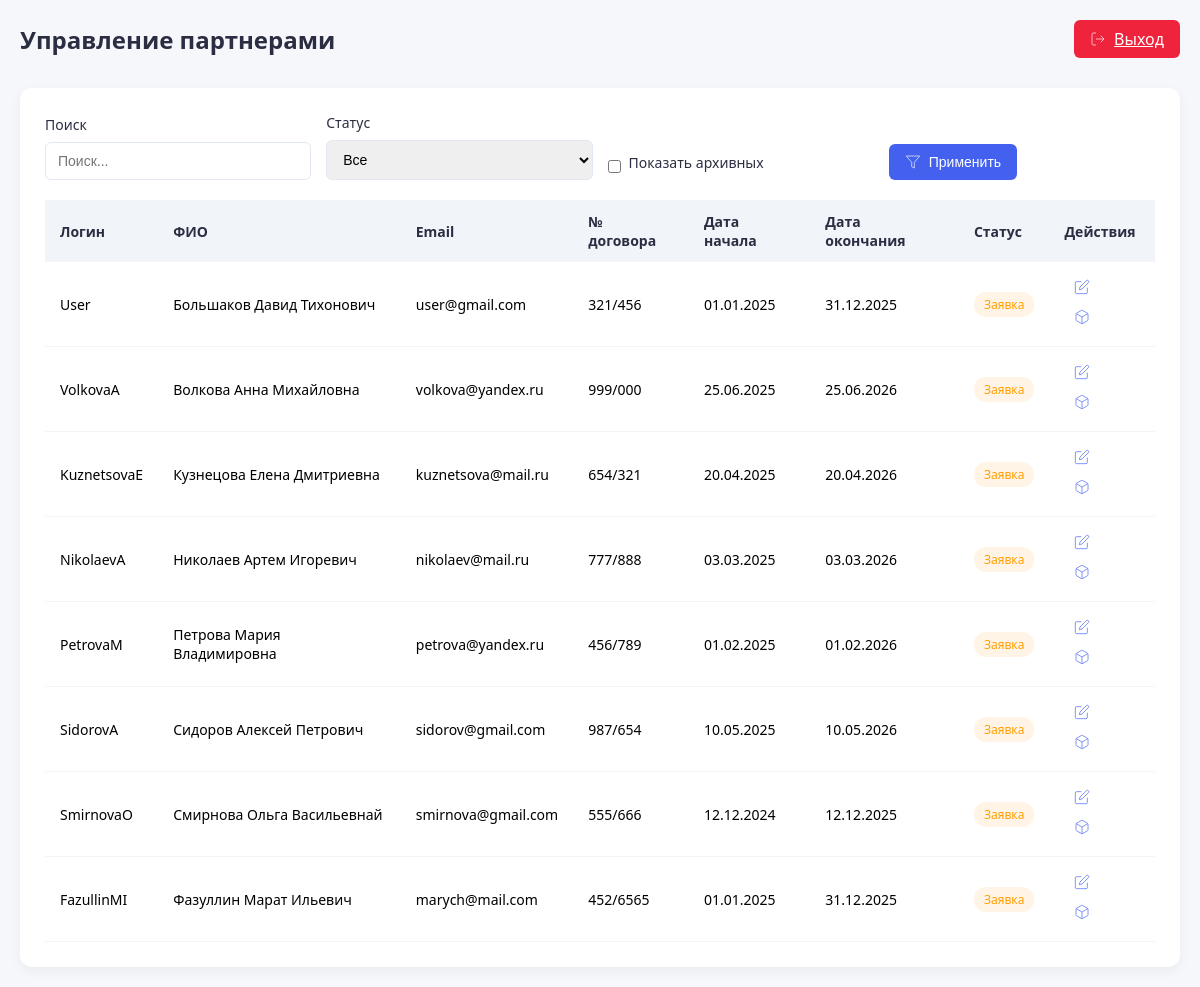
Page /admin/partners.php (signed in) on the committed database.
### tables this page shows
CREATE TABLE `users` (
  `id` bigint UNSIGNED NOT NULL,
  `is_admin` tinyint(1) NOT NULL COMMENT 'яваляется ли администратором',
  `login` varchar(50) NOT NULL,
  `email` varchar(50) NOT NULL,
  `pass` varchar(255) NOT NULL,
  `is_hashed` tinyint(1) NOT NULL COMMENT 'Зашифрован ли пароль',
  `name` varchar(100) NOT NULL COMMENT 'ФИО пользователя',
  `dog_num` varchar(20) NOT NULL COMMENT 'Номер договора',
  `dog_beg_date` date NOT NULL COMMENT 'Дата договора начало',
  `dog_end_date` date NOT NULL COMMENT 'Дата договора конец',
  `phone` varchar(20) NOT NULL,
  `bank_name` varchar(200) NOT NULL COMMENT 'Имя банка',
  `bank_bik` varchar(9) NOT NULL COMMENT 'БИК',
  `bank_ks` varchar(20) NOT NULL COMMENT 'к/с',
  `bank_rs` varchar(20) NOT NULL COMMENT 'р/с',
  `bank_verified` tinyint(1) NOT NULL COMMENT 'Банк есть в списках',
  `status` int NOT NULL COMMENT '0-подана заявка, 1-разрешенние админом, 2- заблокирован админом.',
  `is_archived` tinyint(1) NOT NULL COMMENT 'в архиве',
  `archived_date` date DEFAULT NULL
);

### admin/partners.php (the view, shortened to what this page needs)
<?php
require_once __DIR__ . '/../includes/db_connect.php';
$showArchived = isset($_GET['archived']) && $_GET['archived'] == '1';
$search = $_GET['search'] ?? '';
$statusFilter = $_GET['status'] ?? 'all';
$sort = $_GET['sort'] ?? 'name';
$order = $_GET['order'] ?? 'asc';
$query = "SELECT id, login, name, email, dog_num, dog_beg_date, dog_end_date, status, is_archived
          FROM users
          WHERE is_admin = 0";
if (!$showArchived) $query .= " AND is_archived = 0";
$query .= " ORDER BY $sort $order";
$stmt = $pdo->prepare($query);
$params = [];
$stmt->execute($params);
$partners = $stmt->fetchAll(PDO::FETCH_ASSOC);
?>
<!DOCTYPE html>
<html lang="ru">
<head>
</head>
<body>
    <header class="header">
        <h1>Управление партнерами</h1>
        <a href="?logout=1" class="logout-btn">
            <svg width="16" height="16" viewBox="0 0 24 24" fill="none" stroke="currentColor" style="margin-right: 8px;">
                <path d="M9 21H5a2 2 0 0 1-2-2V5a2 2 0 0 1 2-2h4"></path>
                <polyline points="16 17 21 12 16 7"></polyline>
                <line x1="21" y1="12" x2="9" y2="12"></line>
            </svg>
            Выход
        </a>
    </header>
    <div class="container">
        <div class="filters">
            <div class="filter-group">
                <label for="search">Поиск</label>
                <input type="text" id="search" placeholder="Поиск..." value="<?= htmlspecialchars($search) ?>">
            </div>
            <div class="filter-group">
                <label for="status">Статус</label>
                <select id="status">
                    <option value="all" <?= $statusFilter === 'all' ? 'selected' : '' ?>>Все</option>
                </select>
            </div>
            <div class="filter-group checkbox-group">
                <input type="checkbox" id="showArchived" <?= $showArchived ? 'checked' : '' ?>>
                <label for="showArchived">Показать архивных</label>
            </div>
            <div class="filter-group">
                <button id="applyFilters" class="btn">
                    <svg width="16" height="16" viewBox="0 0 24 24" fill="none" stroke="currentColor" style="margin-right: 8px;">
                        <polygon points="22 3 2 3 10 12.46 10 19 14 21 14 12.46 22 3"></polygon>
                    </svg>
                    Применить
                </button>
            </div>
        </div>
        <table>
            <thead>
                <tr>
                    <th>Логин</th>
                    <th>ФИО</th>
                    <th>Email</th>
                    <th>№ договора</th>
                    <th>Дата начала</th>
                    <th>Дата окончания</th>
                    <th>Статус</th>
                    <th>Действия</th>
                </tr>
            </thead>
            <tbody>
                <?php foreach ($partners as $partner): ?>
                <tr>
                    <td><?= htmlspecialchars($partner['login']) ?></td>
                    <td><?= htmlspecialchars($partner['name']) ?></td>
                    <td><?= htmlspecialchars($partner['email']) ?></td>
                    <td><?= htmlspecialchars($partner['dog_num']) ?></td>
                    <td><?= date('d.m.Y', strtotime($partner['dog_beg_date'])) ?></td>
                    <td><?= date('d.m.Y', strtotime($partner['dog_end_date'])) ?></td>
                    <td><span class="status status-<?= $partner['status'] ?>">
                        <?= $partner['status'] == 0 ? 'Заявка' : ($partner['status'] == 1 ? 'Одобрен' : 'Заблокирован') ?>
                    </span></td>
                    <td>
                        <button class="action-btn edit-btn" data-id="<?= $partner['id'] ?>" title="Редактировать">
                            <svg width="16" height="16" viewBox="0 0 24 24" fill="none" stroke="currentColor">
                                <path d="M11 4H4a2 2 0 0 0-2 2v14a2 2 0 0 0 2 2h14a2 2 0 0 0 2-2v-7"></path>
                                <path d="M18.5 2.5a2.121 2.121 0 0 1 3 3L12 15l-4 1 1-4 9.5-9.5z"></path>
                            </svg>
                        </button>
                        <button class="action-btn archive-btn" data-id="<?= $partner['id'] ?>" title="<?= $partner['is_archived'] ? 'Восстановить' : 'В архив' ?>">
                        </button>
                    </td>
                </tr>
                <?php endforeach; ?>
            </tbody>
        </table>
    </div>
</body>
</html>

### admin/partners.php (style rules this page uses)
:root { --primary: #4361ee; --primary-dark: #3a56d4; --text: #2b2d42; --light: #f8f9fa; --gray: #adb5bd; --danger: #ef233c; --success: #4cc9f0; --warning: #ff9e00; }
* { box-sizing: border-box; margin: 0; padding: 0; }
body { font-family: 'Segoe UI', Tahoma, Geneva, Verdana, sans-serif; background-color: #f5f7fa; min-height: 100vh; padding: 20px; }
.header { display: flex; justify-content: space-between; align-items: center; margin-bottom: 30px; }
.header h1 { font-size: 24px; color: var(--text); }
.logout-btn { display: inline-flex; align-items: center; padding: 8px 16px; background: var(--danger); color: white; border: none; border-radius: 6px; cursor: pointer; font-weight: 500; transition: background 0.2s; }
.container { background: white; border-radius: 12px; box-shadow: 0 4px 12px rgba(0,0,0,0.05); padding: 25px; overflow-x: auto; }
.filters { display: flex; flex-wrap: wrap; gap: 15px; margin-bottom: 20px; align-items: flex-end; }
.filter-group { flex: 1; min-width: 200px; }
.filter-group label { display: block; margin-bottom: 8px; font-weight: 500; color: var(--text); font-size: 14px; }
.filter-group input, .filter-group select { width: 100%; padding: 10px 12px; border: 1px solid #e2e8f0; border-radius: 6px; font-size: 14px; transition: border-color 0.2s; }
.checkbox-group { display: flex; align-items: center; gap: 8px; }
.checkbox-group input { width: auto; }
.btn { display: inline-flex; align-items: center; justify-content: center; padding: 10px 16px; background: var(--primary); color: white; border: none; border-radius: 6px; cursor: pointer; font-weight: 500; transition: background 0.2s; font-size: 14px; }
table { width: 100%; border-collapse: collapse; margin-top: 20px; font-size: 14px; }
th { background: #f1f5f9; color: var(--text); padding: 12px 15px; text-align: left; font-weight: 600; }
td { padding: 12px 15px; border-bottom: 1px solid #f1f5f9; }
.status { display: inline-block; padding: 4px 10px; border-radius: 12px; font-size: 12px; font-weight: 500; }
.status-0 { background: #fff4e5; color: var(--warning); }
.action-btn { background: none; border: none; cursor: pointer; font-size: 16px; color: var(--primary); margin: 0 5px; padding: 5px; border-radius: 4px; transition: background 0.2s; }

### rows in the picture
users: login "User", name "Большаков Давид Тихонович", email "user@gmail.com", dog_num "321/456", dog_beg_date "01.01.2025", dog_end_date "31.12.2025", status "Заявка", is_archived 0 (drawn)
users: login "VolkovaA", name "Волкова Анна Михайловна", email "volkova@yandex.ru", dog_num "999/000", dog_beg_date "25.06.2025", dog_end_date "25.06.2026", status "Заявка", is_archived 0 (drawn)
users: login "KuznetsovaE", name "Кузнецова Елена Дмитриевна", email "kuznetsova@mail.ru", dog_num "654/321", dog_beg_date "20.04.2025", dog_end_date "20.04.2026", status "Заявка", is_archived 0 (drawn)
users: login "NikolaevA", name "Николаев Артем Игоревич", email "nikolaev@mail.ru", dog_num "777/888", dog_beg_date "03.03.2025", dog_end_date "03.03.2026", status "Заявка", is_archived 0 (drawn)
users: login "PetrovaM", name "Петрова Мария Владимировна", email "petrova@yandex.ru", dog_num "456/789", dog_beg_date "01.02.2025", dog_end_date "01.02.2026", status "Заявка", is_archived 0 (drawn)
users: login "SidorovA", name "Сидоров Алексей Петрович", email "sidorov@gmail.com", dog_num "987/654", dog_beg_date "10.05.2025", dog_end_date "10.05.2026", status "Заявка", is_archived 0 (drawn)
users: login "SmirnovaO", name "Смирнова Ольга Васильевнай", email "smirnova@gmail.com", dog_num "555/666", dog_beg_date "12.12.2024", dog_end_date "12.12.2025", status "Заявка", is_archived 0 (drawn)
users: login "FazullinMI", name "Фазуллин Марат Ильевич", email "marych@mail.com", dog_num "452/6565", dog_beg_date "01.01.2025", dog_end_date "31.12.2025", status "Заявка", is_archived 0 (drawn)
